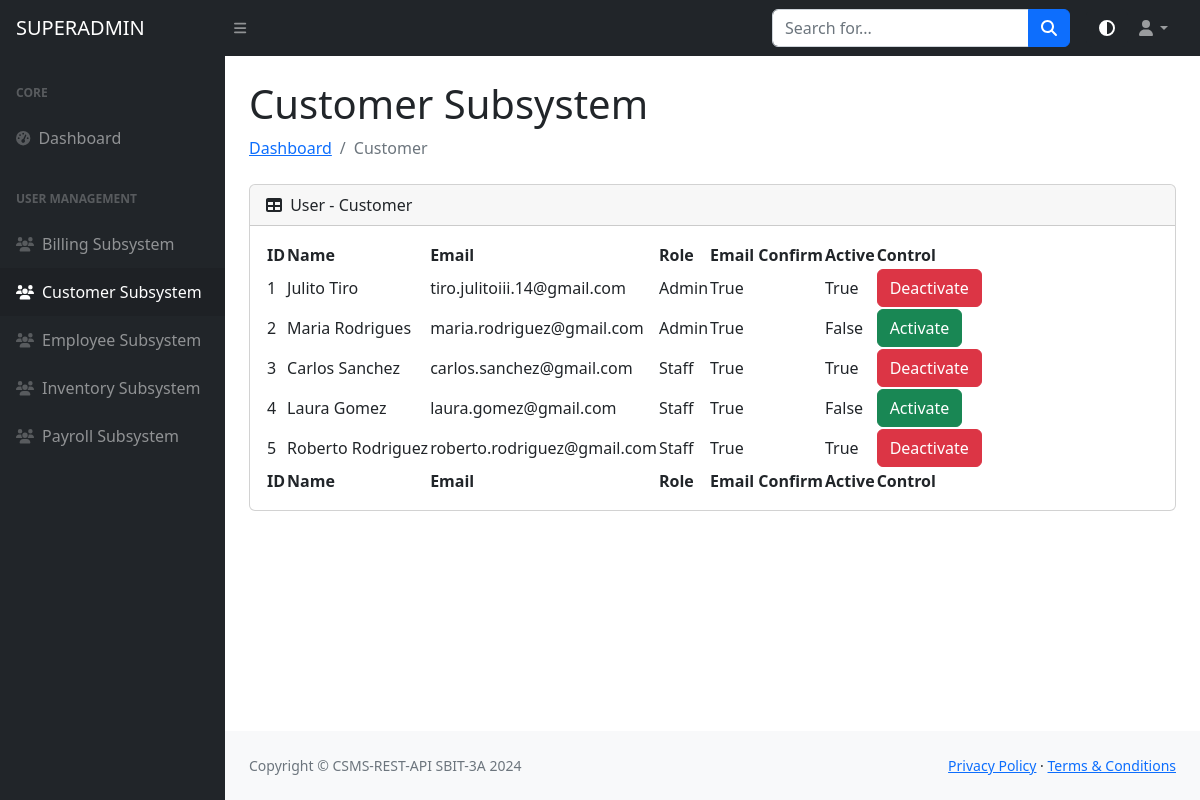
Before: /superadmin/customer (signed in) with the older database file.
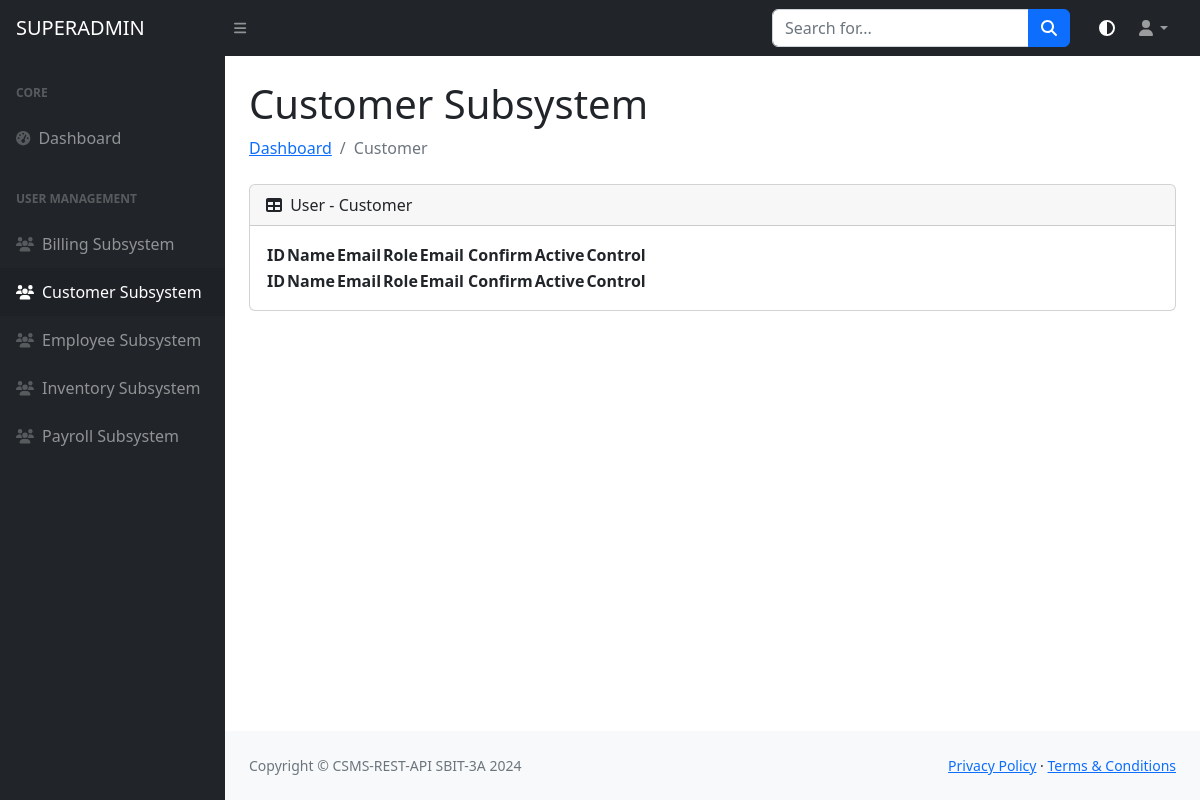
After: the same page with the newer database file.
### models/ccsms_models.py (models this page shows)
class CustomerAdminLogin(db.Model):
    __tablename__ = "customer_admin_login_tbl"
    login_id = db.Column(db.Integer, primary_key=True)
    name = db.Column(db.String(50), nullable=True)
    email = db.Column(db.String(100), unique=True, nullable=False)
    password = db.Column(db.String(200), nullable=False)
    role = db.Column(db.String(50), nullable=False)
    is_active = db.Column(db.Boolean, default=False)
    email_confirm = db.Column(db.Boolean, default=False)

### routes/superadmin_routes.py (the view)
@superadmin_api.get("/superadmin/customer")
@login_required
def customer_superadmin():
    customer_admin_logins = CustomerAdminLogin.query.all()
    result = [
        {
            "login_id": entry.login_id,
            "name": entry.name,
            "email": entry.email,
            "role": entry.role,
            "is_active": entry.is_active,
            "email_confirm": entry.email_confirm
        }
        for entry in customer_admin_logins
    ]
    return render_template("customer_tables.html", result=result)

### routes/superadmin_routes.py (called while the page is built)
@login_manager.user_loader
def load_user(login_id):
    return db.get_or_404(SuperadminLogin, login_id)

### templates/customer_tables.html (shortened to what this page needs)
{% include "header.html" %}
{% include "nav_bar.html" %}
{% include "side_nav_bar.html" %}
            <div id="layoutSidenav_content">
                <main>
                    <div class="container-fluid px-4">
                        <h1 class="mt-4">Customer Subsystem</h1>
                        <ol class="breadcrumb mb-4">
                            <li class="breadcrumb-item"><a href="{{ url_for('superadmin_api.dashboard_superadmin') }}">Dashboard</a></li>
                            <li class="breadcrumb-item active">Customer</li>
                        </ol>
                        <div class="card mb-4">
                            <div class="card-header">
                                <i class="fas fa-table me-1"></i>
                                User - Customer
                            </div>
                            <div class="card-body">
                                <table id="datatablesSimple">
                                    <thead>
                                        <tr>
                                            <th>ID</th>
                                            <th>Name</th>
                                            <th>Email</th>
                                            <th>Role</th>
                                            <th>Email Confirm</th>
                                            <th>Active</th>
                                            <th>Control</th>
                                        </tr>
                                    </thead>
                                    <tfoot>
                                        <tr>
                                            <th>ID</th>
                                            <th>Name</th>
                                            <th>Email</th>
                                            <th>Role</th>
                                            <th>Email Confirm</th>
                                            <th>Active</th>
                                            <th>Control</th>
                                        </tr>
                                    </tfoot>
                                    <tbody>
                                        {% for entry in result|sort(attribute='login_id') %}
                                            <tr>
                                                <td>{{ entry.login_id }}</td>
                                                <td>{{ entry.name }}</td>
                                                <td>{{ entry.email }}</td>
                                                <td>{{ entry.role }}</td>
                                                <td>{{ entry.email_confirm }}</td>
                                                <td>{{ entry.is_active }}</td>
                                                <td>
                                                    {% if entry.is_active %}
                                                        <button onclick="confirmDeactivate('{{ entry.login_id }}')" class="btn btn-danger">Deactivate</button>
                                                    {% else %}
                                                        <button onclick="confirmActivate('{{ entry.login_id }}')" class="btn btn-success">Activate</button>
                                                    {% endif %}
                                                </td>
                                            </tr>
                                        {% endfor %}
                                    </tbody>
                                </table>
                            </div>
                        </div>
                    </div>
                </main>
{% include "footer.html" %}

Changed rows visible on the page:
removed CustomerAdminLogin: login_id "1", name "Julito Tiro", email "tiro.julitoiii.14@gmail.com", role "Admin", email_confirm "True", is_active "True"
removed CustomerAdminLogin: login_id "2", name "Maria Rodrigues", email "maria.rodriguez@gmail.com", role "Admin", email_confirm "True", is_active "False"
removed CustomerAdminLogin: login_id "3", name "Carlos Sanchez", email "carlos.sanchez@gmail.com", role "Staff", email_confirm "True", is_active "True"
removed CustomerAdminLogin: login_id "4", name "Laura Gomez", email "laura.gomez@gmail.com", role "Staff", email_confirm "True", is_active "False"
removed CustomerAdminLogin: login_id "5", name "Roberto Rodriguez", email "roberto.rodriguez@gmail.com", role "Staff", email_confirm "True", is_active "True"
